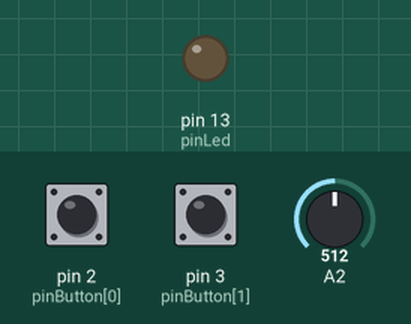
The sketch below on a simulated Arduino Uno, built with avr-gcc and run on an emulated ATmega328P. On the bench: output pins drawn as LEDs (lit = HIGH). The inputs (shaded band) are chosen by the test bench; at power-on: pin 3 (pinButton[1]) HIGH, pin 2 (pinButton[0]) HIGH, A2 = 512. USB keyboard and mouse output is not drawn.

Above: at 1.2 s.
1.3 s: pin 3 (pinButton[1]) pulled LOW for 0.15 s
At 1.4 s:
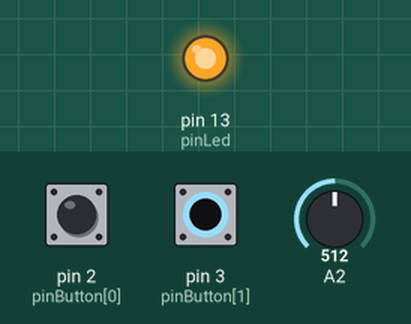
3.0 s: pin 2 (pinButton[0]) pulled LOW for 0.15 s
At 3.8 s:
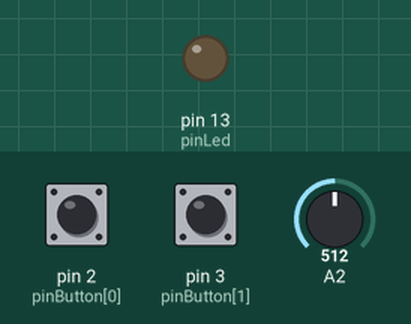
4.7 s: pin 2 (pinButton[0]) pulled LOW for 3.2 s
At 5.9 s:
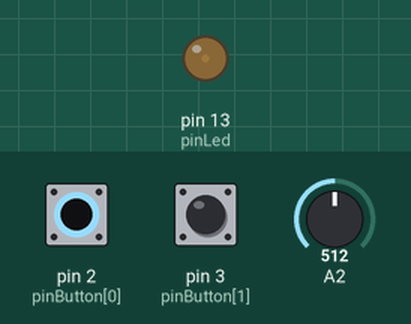
9.4 s: pin 3 (pinButton[1]) pulled LOW for 1 s
At 10.0 s:
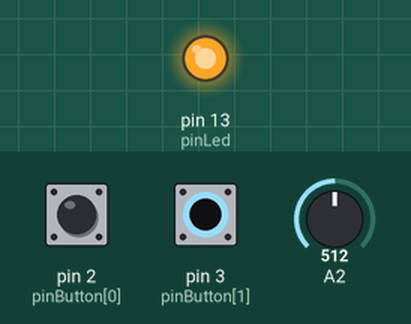
Timing chart, 0 to 12.4 s (numbered marks = the images above; inputs shaded):
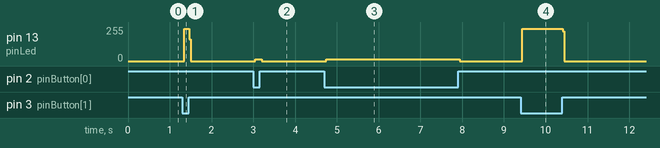

The sketch:

Hand_Brake.ino
```cpp
// (licence header left out)
#include "HID-Project.h"

#define MAXBUTTON 2

const int pinLed = LED_BUILTIN;
const int pinButton[MAXBUTTON] = {2, 3};   // Pin number by button

void setup() {
  pinMode(pinLed, OUTPUT);
  for (int i = 0; i < MAXBUTTON; i++) {
    pinMode(pinButton[i], INPUT_PULLUP);
  }

  // Sends a clean report to the host. This is important on any Arduino type.
  Gamepad.begin();
}

void loop() {
  // Button detection
  for (int i = 0; i < MAXBUTTON; i++) {
    if (!digitalRead(pinButton[i])) {
      digitalWrite(pinLed, HIGH);

      Gamepad.press(i + 1);
    }
    else if (digitalRead(pinButton[i])) {
      digitalWrite(pinLed, LOW);

      Gamepad.release(i + 1);
    }
  }

  // Axis detection
  int y = analogRead(A2);
  //if (y > 900) y = 1023;    // hardware tune
  //Gamepad.yAxis(map(y, 0, 1023, 0, 32767));
  //Gamepad.ryAxis(map(y, 0, 1023, -32768, 32767));
  Gamepad.zAxis(map(y, 0, 1023, -128, 127));

  /*
      // Press button 1-32
      static uint8_t count = 0;
      count++;
      if (count == 33) {
        Gamepad.releaseAll();
        count = 0;
      }
      else
        Gamepad.press(count);

      // Move x/y Axis to a new position (16bit)
      Gamepad.xAxis(random(0xFFFF));
      Gamepad.yAxis(random(0xFFFF));

      // Go through all dPad positions
      // values: 0-8 (0==centered)
      static uint8_t dpad1 = GAMEPAD_DPAD_CENTERED;
      Gamepad.dPad1(dpad1++);
      if (dpad1 > GAMEPAD_DPAD_UP_LEFT)
        dpad1 = GAMEPAD_DPAD_CENTERED;

      static int8_t dpad2 = GAMEPAD_DPAD_CENTERED;
      Gamepad.dPad2(dpad2--);
      if (dpad2 < GAMEPAD_DPAD_CENTERED)
        dpad2 = GAMEPAD_DPAD_UP_LEFT;
  */
  // Functions above only set the values.
  // This writes the report to the host.
  Gamepad.write();

  // Simple debounce
  delay(1);
  digitalWrite(pinLed, LOW);
}
```

Measured:
- after the input at 1.3 s, pin 13 (pinLed): 0/255 → 241/255 at once, → 0/255 0.12 s later
- after the input at 3.0 s, pin 13 (pinLed): 0/255 → 13/255 at once, → 0/255 0.16 s later
- after the input at 4.7 s, pin 13 (pinLed): 0/255 → 13/255 at once, → 0/255 3.2 s later
- after the input at 9.4 s, pin 13 (pinLed): 0/255 → 241/255 at once, → 0/255 0.96 s later
